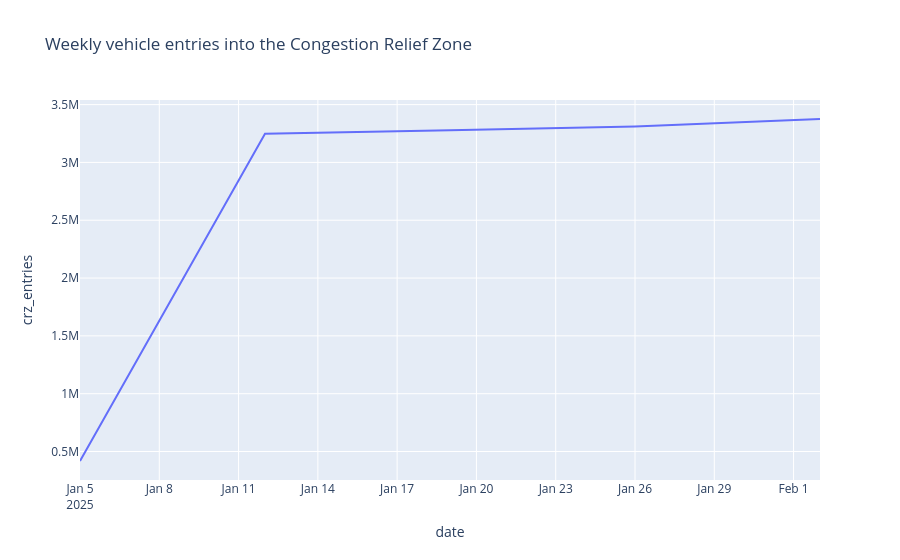

The notebook cell saved with this chart:
### Code cell
fig = px.line(
    weekly_entries,
    # x="date", # not needed, since it's the index
    y="crz_entries",
    title="Weekly vehicle entries into the Congestion Relief Zone",
)
fig.show()

### Figure 1 — Plotly figure (JSON) as saved in the notebook; plotly's stock layout.template omitted (floating-point values rounded to 4 significant figures)
{"data": [{"hovertemplate": "date=%{x}<br>crz_entries=%{y}<extra></extra>", "legendgroup": "", "line": {"color": "#636efa", "dash": "solid"}, "marker": {"symbol": "circle"}, "mode": "lines", "name": "", "orientation": "v", "showlegend": false, "type": "scatter", "x": ["2025-01-05T00:00:00", "2025-01-12T00:00:00", "2025-01-19T00:00:00", "2025-01-26T00:00:00", "2025-02-02T00:00:00"], "xaxis": "x", "y": [417890, 3248903, 3278921, 3311347, 3375468], "yaxis": "y"}], "layout": {"legend": {"tracegroupgap": 0}, "title": {"text": "Weekly vehicle entries into the Congestion Relief Zone"}, "xaxis": {"anchor": "y", "domain": [0, 1], "title": {"text": "date"}}, "yaxis": {"anchor": "x", "domain": [0, 1], "title": {"text": "crz_entries"}}}}
